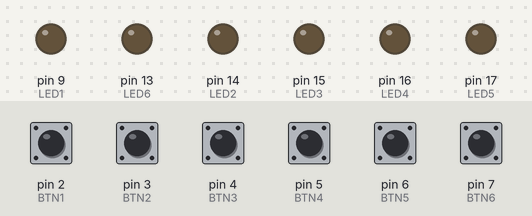
Simulated run of this sketch. Board: Arduino Uno, built with avr-gcc and run on an emulated ATmega328P. On the bench: output pins drawn as LEDs (lit = HIGH). The inputs (shaded band) are chosen by the test bench; at power-on: pin 2 (BTN1), pin 3 (BTN2), pin 4 (BTN3), pin 5 (BTN4), pin 6 (BTN5), pin 7 (BTN6) HIGH. MIDI output is not drawn.

Above: at 2.1 s.
2.2 s: pin 2 (BTN1) pulled LOW for 0.15 s
At 3.3 s:
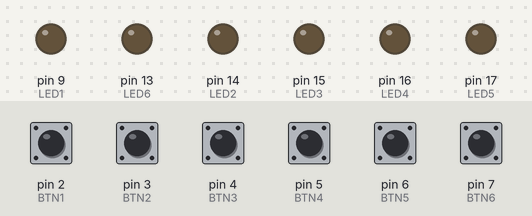
3.8 s: pin 3 (BTN2) pulled LOW for 0.15 s
At 4.4 s:
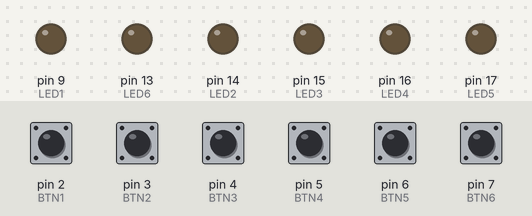
5.4 s: pin 4 (BTN3) pulled LOW for 0.15 s
At 6.2 s:
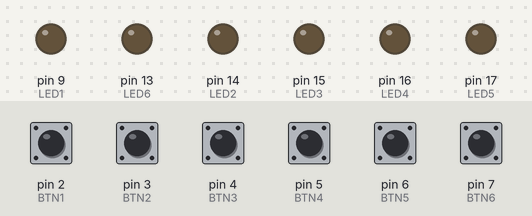
7.0 s: pin 5 (BTN4) pulled LOW for 0.15 s
At 7.9 s:
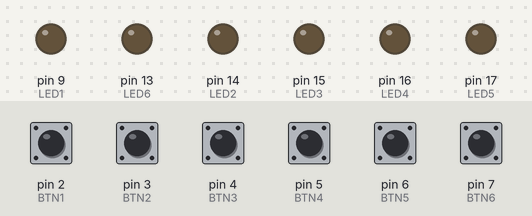
8.6 s: pin 6 (BTN5) pulled LOW for 0.15 s
At 9.0 s:
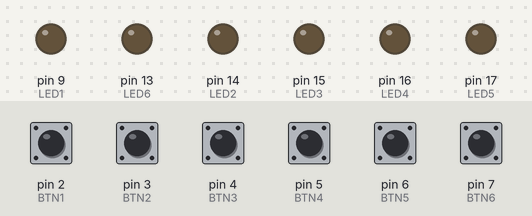
10.2 s: pin 7 (BTN6) pulled LOW for 0.15 s
At 10.8 s:
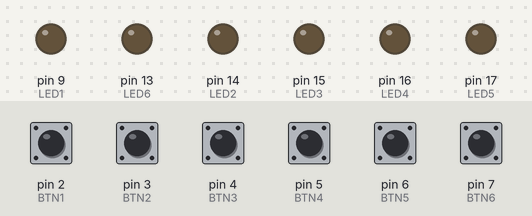
Timing chart, 0 to 12.8 s (numbered marks = the images above; inputs shaded):
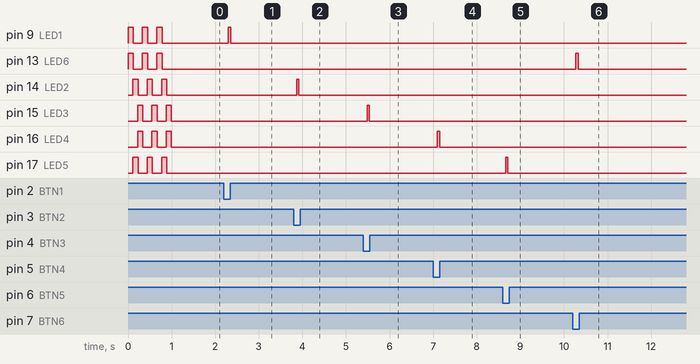

The sketch:

DMC_6_Octatrack_1.2.ino
```cpp
/* DMC-6 Octatrack Firmware v1.2

  1:  Combo rec #60
  2:  Pickup Play/Stop #64
  3:  Active track down #69
  4:  Seq Start/Stop #34
  5:  Toggle Seq sync+start #71
  6:  Active track up #68

  v1.1 - Update to Bounce2 library
  v1.2 - Change switch 1 to Combo rec #60, TODO: Expression control

*/

#include <MIDI.h>
#include <Bounce2.h>

#define BTN1 2
#define BTN2 3
#define BTN3 4
#define BTN4 5
#define BTN5 6
#define BTN6 7

#define LED1 9
#define LED2 14
#define LED3 15
#define LED4 16
#define LED5 17
#define LED6 13

//#define EXP 19

#define MIDI_CHANNEL 11 // MIDI channel = Octatrack default autochannel 11

int ledArray[] = {9, 14, 15, 16, 17, 13};
int ledVal[] = {0, 0, 0, 0, 0, 0};
int state = -1;

// Instantiate six debounce objects
Bounce bounce1 = Bounce();
Bounce bounce2 = Bounce();
Bounce bounce3 = Bounce();
Bounce bounce4 = Bounce();
Bounce bounce5 = Bounce();
Bounce bounce6 = Bounce();

MIDI_CREATE_DEFAULT_INSTANCE();

void setup() {
  MIDI.begin(MIDI_CHANNEL_OFF);

  pinMode(BTN1, INPUT); //define buttons as inputs
  pinMode(BTN2, INPUT);
  pinMode(BTN3, INPUT);
  pinMode(BTN4, INPUT);
  pinMode(BTN5, INPUT);
  pinMode(BTN6, INPUT);

  pinMode(LED1, OUTPUT); //define LEDs as outputs
  pinMode(LED2, OUTPUT);
  pinMode(LED3, OUTPUT);
  pinMode(LED4, OUTPUT);
  pinMode(LED5, OUTPUT);
  pinMode(LED6, OUTPUT);

  digitalWrite(BTN1, HIGH); //button initial state is "HIGH" (Internal Pullup)
  digitalWrite(BTN2, HIGH);
  digitalWrite(BTN3, HIGH);
  digitalWrite(BTN4, HIGH);
  digitalWrite(BTN5, HIGH);
  digitalWrite(BTN6, HIGH);

  bounce1.attach(BTN1); //assign pins to bounce objects
  bounce1.interval(10); //10ms stable interval
  bounce2.attach(BTN2);
  bounce2.interval(10);
  bounce3.attach(BTN3);
  bounce3.interval(10);
  bounce4.attach(BTN4);
  bounce4.interval(10);
  bounce5.attach(BTN5);
  bounce5.interval(10);
  bounce6.attach(BTN6);
  bounce6.interval(10);

  //LED light show at startup.
  for (int i = 0; i < 3; i++) {
    digitalWrite(LED1, HIGH);
    digitalWrite(LED6, HIGH);
    delay(10);
    digitalWrite(LED3, LOW);
    digitalWrite(LED4, LOW);
    delay(100);
    digitalWrite(LED2, HIGH);
    digitalWrite(LED5, HIGH);
    delay(10);
    digitalWrite(LED1, LOW);
    digitalWrite(LED6, LOW);
    delay(100);
    digitalWrite(LED3, HIGH);
    digitalWrite(LED4, HIGH);
    delay(10);
    digitalWrite(LED2, LOW);
    digitalWrite(LED5, LOW);
    delay(100);
  }
}

void loop() {

  for (int i = 0; i < 6; i++) {
    digitalWrite(ledArray[i], ledVal[i]); //update LEDs
    ledVal[i] = 0;
  }
  delay(50);
  for (int i = 0; i < 6; i++) {
    digitalWrite(ledArray[i], ledVal[i]); //turn off LEDs
  }

  if (bounce1.update() ) { //if there is a button press
    if (bounce1.read() == LOW ) { //if button 1 is pressed
      midiNote(60); //send note
      state = 0; //update state
      ledVal[state] = 1;
    }
  }

  if (bounce2.update() ) {
    if (bounce2.read() == LOW ) { //if button 2 is pressed
      midiNote(64);
      state = 1;
      ledVal[state] = 1;
    }
  }

  if (bounce3.update() ) {
    if (bounce3.read() == LOW ) { //if button 3 is pressed
      midiNote(69);
      state = 2;
      ledVal[state] = 1;
    }
  }

  if (bounce4.update() ) {
    if (bounce4.read() == LOW ) { //if button 4 is pressed
      midiNote(34);
      state = 3;
      ledVal[state] = 1;
    }
  }

  if (bounce5.update() ) {
    if (bounce5.read() == LOW ) { //if button 5 is pressed
      midiNote(71);
      state = 4;
      ledVal[state] = 1;
    }
  }

  if (bounce6.update() ) {
    if (bounce6.read() == LOW ) {  //if button 6 is pressed
      midiNote(68);
      state = 5;
      ledVal[state] = 1;
    }
  }
}

void midiNote(int note) {
  MIDI.sendNoteOn(note, 127, MIDI_CHANNEL);
  delay(10);
  MIDI.sendNoteOff(note, 0, MIDI_CHANNEL);
}
```

Measured:
- after the input at 2.2 s, pin 9 (LED1): LOW → HIGH after 0.10 s, → LOW 0.05 s later
- after the input at 3.8 s, pin 14 (LED2): LOW → HIGH after 0.07 s, → LOW 0.05 s later
- after the input at 5.4 s, pin 15 (LED3): LOW → HIGH after 0.08 s, → LOW 0.05 s later
- after the input at 7.0 s, pin 16 (LED4): LOW → HIGH after 0.10 s, → LOW 0.05 s later
- after the input at 8.6 s, pin 17 (LED5): LOW → HIGH after 0.06 s, → LOW 0.05 s later
- after the input at 10.2 s, pin 13 (LED6): LOW → HIGH after 0.08 s, → LOW 0.05 s later
- by itself, pin 15 (LED3), pin 16 (LED4): alternates HIGH for 0.12 s and LOW for 0.21 s, 5 changes in all, then stays LOW
